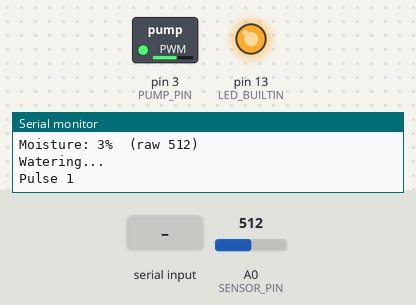
A sketch run on a simulated Arduino Nano Every. Parts: switched loads named in the sketch (green lamp = pin HIGH), output pins drawn as LEDs (lit = HIGH), the last lines printed to the serial monitor. The test bench sets the inputs (shaded band); at power-on: A0 (SENSOR_PIN) = 512. Pins used as bus, display or sensor lines are not drawn.

Above: at 1.2 s.
1.3 s: "s" received over Serial
At 2.6 s:
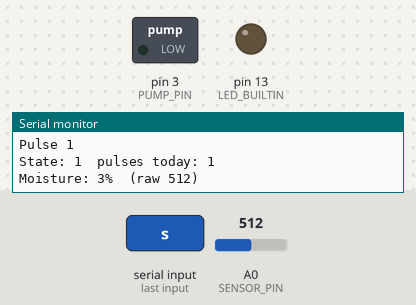
Timing chart, 0 to 33.3 s (numbered marks = the images above; inputs shaded):
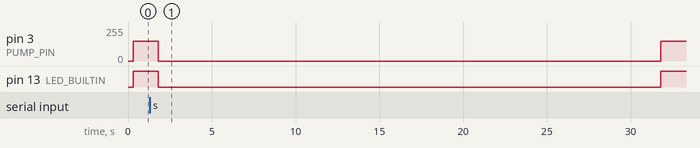

The sketch:

self_watering_pot.ino
```cpp
// self watering pot
// nano every + dfrobot SEN0193 moisture sensor + adafruit 3v pump (4547)
// pump goes thru a DFR0457 mosfet module on D3
//
// the hollow ring only holds ~30mL and the pump fills it way faster than
// the 2.5mm holes drain, so if you just run the pump till the soil reads wet
// it overflows and floods one side. so instead it does pulses:
//   fill ring -> wait for it to drain -> repeat -> wait for water to soak
//   down to the sensor -> check again
//
// serial cmds (9600 baud):
//   r = read sensor   t = time how long the ring takes to fill
//   p = one pulse     w = water now
//   c = clear error   s = status

#define PUMP_PIN 3
#define SENSOR_PIN A0
#define SENSOR_PWR 7    // sensor only gets power when reading

// calibration, use 'r' w/ sensor in air (dry) and in a cup of water (wet)
int dryRaw = 520;
int wetRaw = 260;

int dryPct = 35;   // start watering under this
int wetPct = 55;   // stop at this. gap so it doesnt flip flop

unsigned long checkEvery = 30UL * 60 * 1000;  // 30 min
unsigned long fillTime = 1500;   // ms to fill the ring once, get this from 't'
unsigned long drainTime = 30000; // let ring empty before next pulse
unsigned long soakTime = 10UL * 60 * 1000;   // 10 min for water to reach sensor
int pumpPower = 150;  // pump is 3V, we run on 5V. 150/255*5 = ~3V
int pulsesPerRound = 2;

int maxPulsesDay = 12;   // ~360mL a day max, in case the sensor dies
int maxNoRise = 3;       // every 3 rounds check if the soil actually got wetter
int minRise = 3;         // needs to go up at least 3% over those rounds or its an error

// states
#define IDLE 0
#define PUMPING 1
#define DRAINING 2
#define SOAKING 3
#define ERR 4
int state = IDLE;

unsigned long stateStart = 0;
unsigned long lastCheck = 0;
unsigned long dayStart = 0;
bool firstCheck = true;
int pulsesLeft = 0;
int pulsesToday = 0;
int roundCount = 0;
int checkPct = 0;  // moisture at the last checkpoint (start of watering, then every 3 rounds)

void pumpOn() { analogWrite(PUMP_PIN, pumpPower); }
void pumpOff() { analogWrite(PUMP_PIN, 0); }

int readRaw() {
  digitalWrite(SENSOR_PWR, HIGH);
  delay(200); // give it a sec to settle
  long total = 0;
  for (int i = 0; i < 10; i++) {
    total += analogRead(SENSOR_PIN);
    delay(10);
  }
  digitalWrite(SENSOR_PWR, LOW);
  return total / 10;
}

int readPct() {
  int raw = readRaw();
  // capacitive sensors read HIGHER when dry so its flipped
  int pct = constrain(map(raw, dryRaw, wetRaw, 0, 100), 0, 100);
  Serial.print("Moisture: ");
  Serial.print(pct);
  Serial.print("%  (raw ");
  Serial.print(raw);
  Serial.println(")");
  return pct;
}

void setState(int s) {
  state = s;
  stateStart = millis();
}

void startPulse() {
  if (pulsesToday >= maxPulsesDay) {
    // hit the limit, cancel whatever was left of this round
    pulsesLeft = 0;
    Serial.println("Daily limit reached, round cut short. waiting for the 24h reset");
    lastCheck = millis();
    setState(IDLE);
    return;
  }
  pulsesToday++;
  Serial.print("Pulse ");
  Serial.println(pulsesToday);
  pumpOn();
  setState(PUMPING);
}

void startRound() {
  pulsesLeft = pulsesPerRound;
  Serial.println("Watering...");
  startPulse();
}

// start of a whole watering session (could be a few rounds)
void startWatering(int pct) {
  checkPct = pct;
  roundCount = 0;
  startRound();
}

// t command. pump runs until you hit enter, then prints how long it took
void timeFill() {
  delay(100); // the newline from typing 't' shows up a bit later, wait for it
  while (Serial.available()) Serial.read();
  Serial.println("Pump on, hit enter when the ring is full");
  unsigned long t0 = millis();
  pumpOn();
  while (!Serial.available()) {
    if (millis() - t0 > 20000) break; // dont run forever if i walk away
  }
  pumpOff();
  unsigned long took = millis() - t0;
  while (Serial.available()) Serial.read();
  Serial.print("Fill time: ");
  Serial.print(took);
  Serial.println(" ms, put this in fillTime");
}

void checkSerial() {
  if (!Serial.available()) return;
  char c = Serial.read();

  if (c == 'r') readPct();
  if (c == 't' && state == IDLE) timeFill();  // clear an error with c first
  if (c == 'p' && state == IDLE) {
    // manual pulses count toward the limit too
    if (pulsesToday >= maxPulsesDay) {
      Serial.println("Daily limit reached");
    } else {
      pulsesToday++;
      Serial.println("one pulse");
      pumpOn();
      delay(fillTime);
      pumpOff();
    }
  }
  if (c == 'w' && state == IDLE) startWatering(readPct());
  if (c == 'c' && state == ERR) {
    roundCount = 0;
    pulsesToday = 0;  // cup was just refilled, the dry pulses shouldnt count
    lastCheck = millis();
    Serial.println("Error cleared");
    setState(IDLE);
  }
  if (c == 's') {
    Serial.print("State: ");
    Serial.print(state);
    Serial.print("  pulses today: ");
    Serial.println(pulsesToday);
    readPct();
  }
}

void setup() {
  pinMode(PUMP_PIN, OUTPUT);
  pinMode(SENSOR_PWR, OUTPUT);
  pinMode(LED_BUILTIN, OUTPUT);
  pumpOff();
  Serial.begin(9600);
  Serial.println("pot ready. cmds: r t p w c s");
  dayStart = millis();
}

void loop() {
  checkSerial();
  unsigned long now = millis();  // has to be after checkSerial, w/c/t change the timers

  // 24h since the last reset (counted from when it was plugged in, not midnight)
  if (now - dayStart >= 24UL * 60 * 60 * 1000) {
    dayStart = now;
    pulsesToday = 0;
  }

  if (state == IDLE) {
    if (firstCheck || now - lastCheck >= checkEvery) {
      firstCheck = false;
      lastCheck = now;
      int pct = readPct();
      if (pct < dryPct) startWatering(pct);
    }
  }
  else if (state == PUMPING) {
    if (now - stateStart >= fillTime) {
      pumpOff();
      setState(DRAINING);
    }
  }
  else if (state == DRAINING) {
    if (now - stateStart >= drainTime) {
      pulsesLeft--;
      if (pulsesLeft > 0) startPulse();
      else setState(SOAKING);
    }
  }
  else if (state == SOAKING) {
    if (now - stateStart >= soakTime) {
      int pct = readPct();
      if (pct >= wetPct) {
        Serial.println("Soil is wet enough, done");
        lastCheck = millis();
        setState(IDLE);
      } else {
        roundCount++;
        bool stuck = false;
        // every 3 rounds, see if its gone up overall since the last checkpoint.
        // checking the total (not each round) so slow progress like 25->27->29->31 still counts
        if (roundCount >= maxNoRise) {
          if (pct - checkPct < minRise) stuck = true;
          checkPct = pct;
          roundCount = 0;
        }

        if (stuck) {
          // 3 rounds and nothing changed, probably out of water
          pumpOff();
          Serial.println("ERROR: moisture isnt going up, cup empty or tube came out?");
          Serial.println("refill and send c");
          setState(ERR);
        } else {
          startRound();  // still dry, go again
        }
      }
    }
  }
  else if (state == ERR) {
    digitalWrite(LED_BUILTIN, (now / 250) % 2); // blink fast
    return;
  }

  digitalWrite(LED_BUILTIN, state == PUMPING); // led on while pumping
  // Serial.println(state);
}
```
